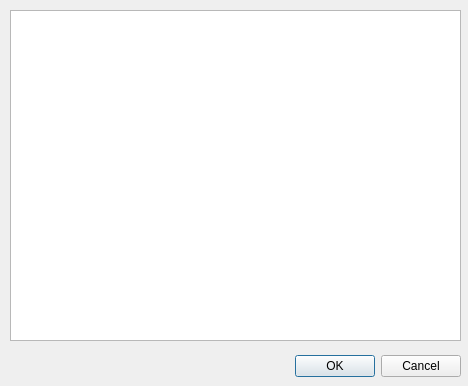
<?xml version="1.0" encoding="UTF-8"?>
<ui version="4.0">
 <class>SelectShelvesDialog</class>
 <widget class="QDialog" name="SelectShelvesDialog">
  <property name="geometry">
   <rect>
    <x>0</x>
    <y>0</y>
    <width>468</width>
    <height>386</height>
   </rect>
  </property>
  <property name="windowTitle">
   <string>Select shelves</string>
  </property>
  <widget class="QDialogButtonBox" name="buttonBox">
   <property name="geometry">
    <rect>
     <x>120</x>
     <y>350</y>
     <width>341</width>
     <height>32</height>
    </rect>
   </property>
   <property name="orientation">
    <enum>Qt::Horizontal</enum>
   </property>
   <property name="standardButtons">
    <set>QDialogButtonBox::Cancel|QDialogButtonBox::Ok</set>
   </property>
  </widget>
  <widget class="QListView" name="shelf_view">
   <property name="geometry">
    <rect>
     <x>10</x>
     <y>10</y>
     <width>451</width>
     <height>331</height>
    </rect>
   </property>
   <property name="selectionMode">
    <enum>QAbstractItemView::MultiSelection</enum>
   </property>
  </widget>
 </widget>
 <resources/>
 <connections>
  <connection>
   <sender>buttonBox</sender>
   <signal>accepted()</signal>
   <receiver>SelectShelvesDialog</receiver>
   <slot>accept()</slot>
   <hints>
    <hint type="sourcelabel">
     <x>248</x>
     <y>254</y>
    </hint>
    <hint type="destinationlabel">
     <x>157</x>
     <y>274</y>
    </hint>
   </hints>
  </connection>
  <connection>
   <sender>buttonBox</sender>
   <signal>rejected()</signal>
   <receiver>SelectShelvesDialog</receiver>
   <slot>reject()</slot>
   <hints>
    <hint type="sourcelabel">
     <x>316</x>
     <y>260</y>
    </hint>
    <hint type="destinationlabel">
     <x>286</x>
     <y>274</y>
    </hint>
   </hints>
  </connection>
 </connections>
</ui>
